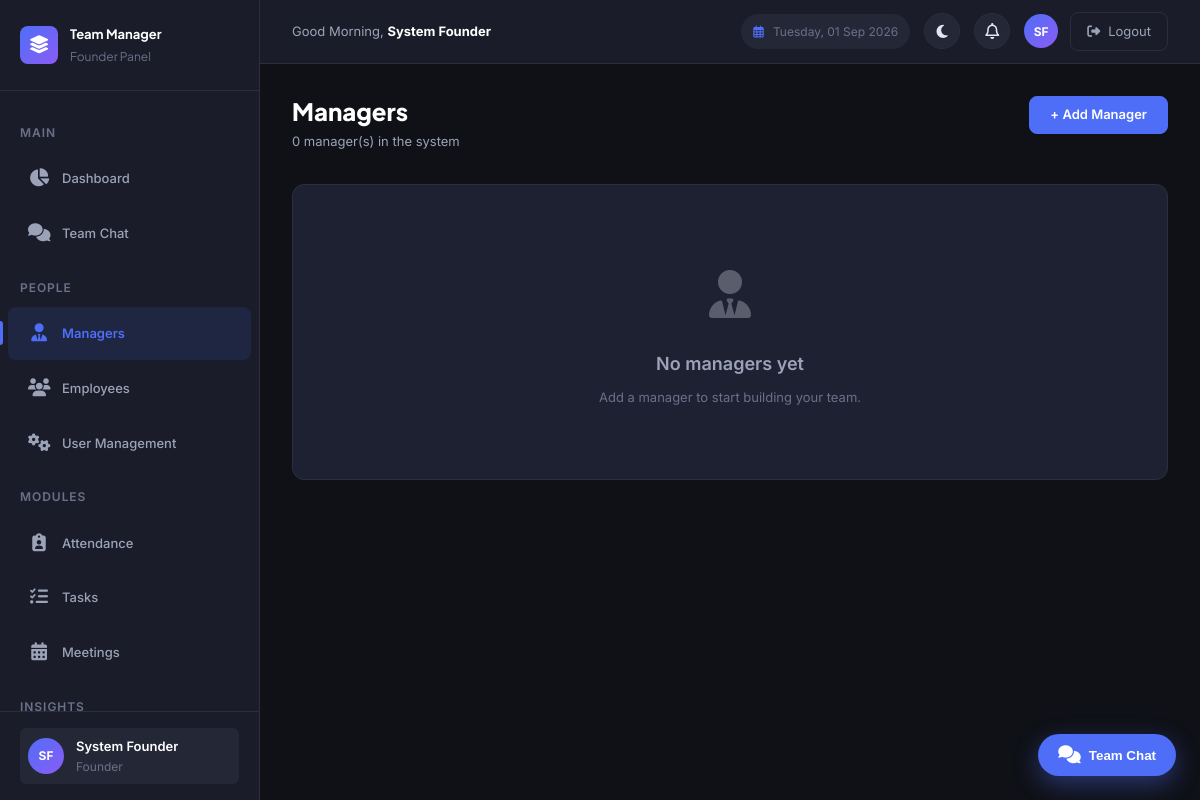
Before: /founder/managers.php (signed in) with the older database file.
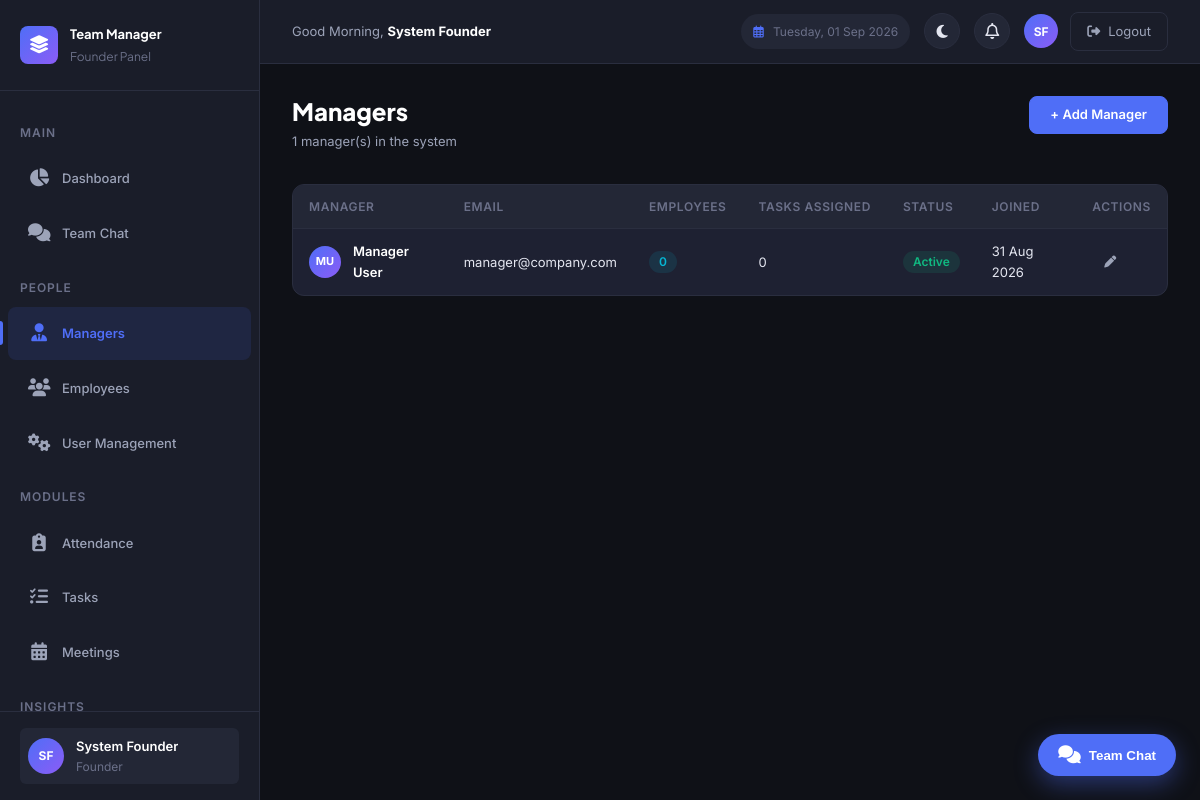
After: the same page with the newer database file.
### tables this page shows
CREATE TABLE `users` (
  `id` int NOT NULL AUTO_INCREMENT,
  `employee_id` varchar(50) DEFAULT NULL,
  `name` varchar(100) NOT NULL,
  `email` varchar(150) NOT NULL,
  `contact_no` varchar(20) DEFAULT NULL,
  `designation` varchar(100) DEFAULT NULL,
  `base_salary` decimal(10,2) NOT NULL DEFAULT '30000.00',
  `password` varchar(255) NOT NULL,
  `pin` varchar(255) DEFAULT NULL,
  `role` enum('founder','manager','hr','employee') NOT NULL DEFAULT 'employee',
  `manager_id` int DEFAULT NULL,
  `status` enum('active','inactive') NOT NULL DEFAULT 'active',
  `created_at` timestamp NULL DEFAULT CURRENT_TIMESTAMP,
  `updated_at` timestamp NULL DEFAULT CURRENT_TIMESTAMP ON UPDATE CURRENT_TIMESTAMP,
  PRIMARY KEY (`id`),
  UNIQUE KEY `uk_email` (`email`),
  UNIQUE KEY `uk_employee_id` (`employee_id`),
  KEY `idx_role` (`role`),
  KEY `idx_manager_id` (`manager_id`),
  KEY `idx_status` (`status`),
  CONSTRAINT `fk_users_manager` FOREIGN KEY (`manager_id`) REFERENCES `users` (`id`) ON DELETE SET NULL ON UPDATE CASCADE
);

### includes/functions.php (called while the page is built, shortened)
<?php
function e(mixed $value): string {
    return htmlspecialchars((string)$value, ENT_QUOTES, 'UTF-8');
}
function formatDate(?string $date, string $format = 'd M Y'): string {
    return date($format, strtotime($date));
}
function userStatusBadge(string $status): string {
    return match($status) {
        USER_ACTIVE   => 'badge-success',
        USER_INACTIVE => 'badge-danger',
        default       => 'badge-secondary'
    };
}
function getInitials(string $name): string {
    $parts = explode(' ', trim($name));
    $initials = '';
    foreach (array_slice($parts, 0, 2) as $part) {
        $initials .= strtoupper(mb_substr($part, 0, 1));
    }
    return $initials ?: '?';
}

### founder/managers.php (the view, shortened to what this page needs)
<?php
require_once __DIR__ . '/../includes/functions.php';
$db = getDB();
$stmt = $db->query("
    SELECT u.*,
        (SELECT COUNT(*) FROM users e WHERE e.manager_id = u.id AND e.status = 'active') AS employee_count,
        (SELECT COUNT(*) FROM tasks t WHERE t.assigned_by = u.id) AS tasks_assigned
    FROM users u
    WHERE u.role = 'manager'
    ORDER BY u.status ASC, u.name ASC
");
$managers = $stmt->fetchAll();
include __DIR__ . '/../includes/header.php';
?>
<div class="page-header">
    <div>
        <h1 class="page-title">Managers</h1>
        <p class="page-subtitle"><?php echo count($managers); ?> manager(s) in the system</p>
    </div>
    <div class="page-header-actions">
        <a href="<?php echo BASE_URL; ?>/founder/user-management.php?action=add&role=manager" class="btn btn-primary">+ Add Manager</a>
    </div>
</div>
<?php if (empty($managers)): ?>
    <div class="card">
        <div class="empty-state">
            <div class="empty-state-icon"><i class="fa-solid fa-user-tie"></i></div>
            <div class="empty-state-title">No managers yet</div>
            <div class="empty-state-text">Add a manager to start building your team.</div>
        </div>
    </div>
<?php else: ?>
    <div class="table-container">
        <table class="data-table">
            <thead>
                <tr>
                    <th>Manager</th>
                    <th>Email</th>
                    <th>Employees</th>
                    <th>Tasks Assigned</th>
                    <th>Status</th>
                    <th>Joined</th>
                    <th>Actions</th>
                </tr>
            </thead>
            <tbody>
                <?php foreach ($managers as $manager): ?>
                    <tr>
                        <td>
                            <div class="table-user">
                                <div class="table-user-avatar"><?php echo e(getInitials($manager['name'])); ?></div>
                                <div>
                                    <div class="table-user-name"><?php echo e($manager['name']); ?></div>
                                </div>
                            </div>
                        </td>
                        <td><?php echo e($manager['email']); ?></td>
                        <td><span class="badge badge-info"><?php echo $manager['employee_count']; ?></span></td>
                        <td><?php echo $manager['tasks_assigned']; ?></td>
                        <td><span class="badge <?php echo userStatusBadge($manager['status']); ?>"><?php echo ucfirst(e($manager['status'])); ?></span></td>
                        <td><?php echo formatDate($manager['created_at']); ?></td>
                        <td>
                            <div class="table-actions">
                                <a href="<?php echo BASE_URL; ?>/founder/user-management.php?action=edit&id=<?php echo $manager['id']; ?>" class="btn btn-ghost btn-sm" title="Edit"><i class="fa-solid fa-pen"></i></a>
                            </div>
                        </td>
                    </tr>
                <?php endforeach; ?>
            </tbody>
        </table>
    </div>
<?php endif; ?>
<?php include __DIR__ . '/../includes/footer.php'; ?>

Changed rows visible on the page:
added users: name "MU", name "Manager User", email "manager@company.com", employee_count "0", tasks_assigned "0", status "Active", created_at "31 Aug 2026"
Other visible differences:
count($managers): "0" → "1"
text no longer shown: "No managers yet Add a manager to start building your team."
text now shown: "MANAGER EMAIL EMPLOYEES TASKS ASSIGNED STATUS JOINED ACTIONS"
